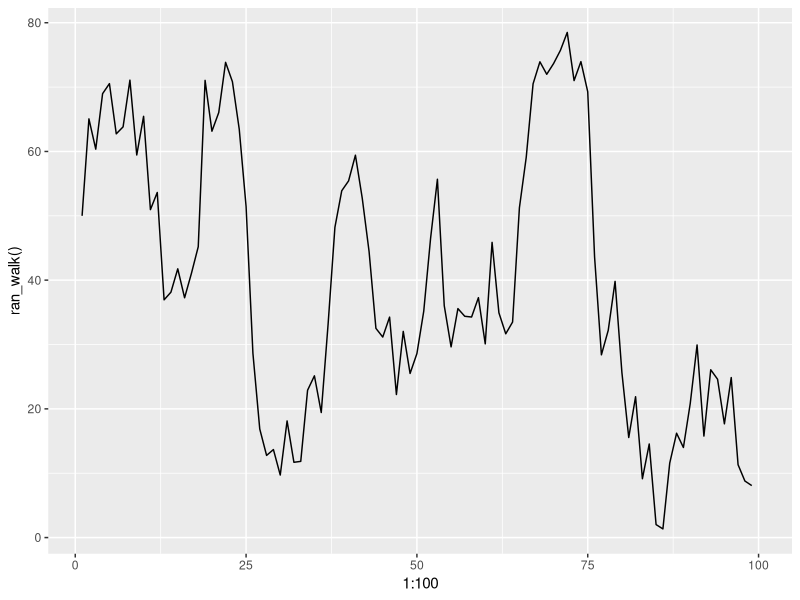
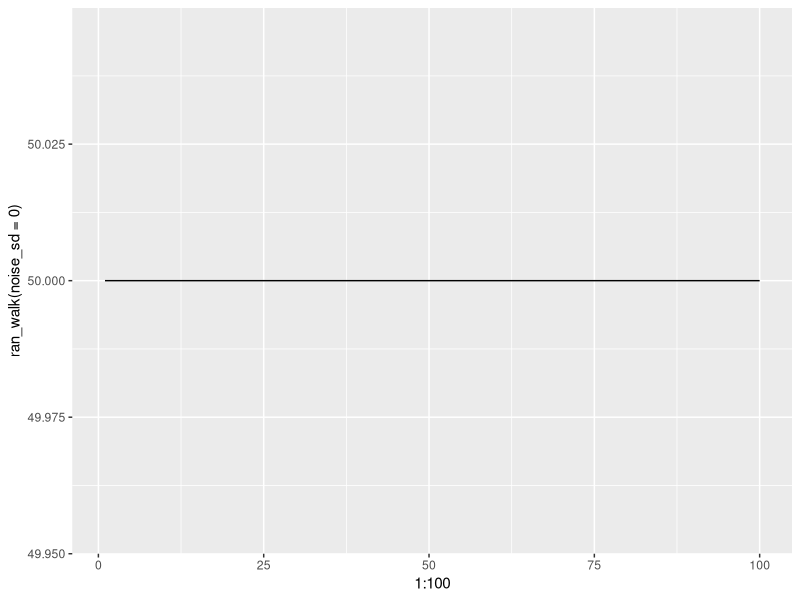
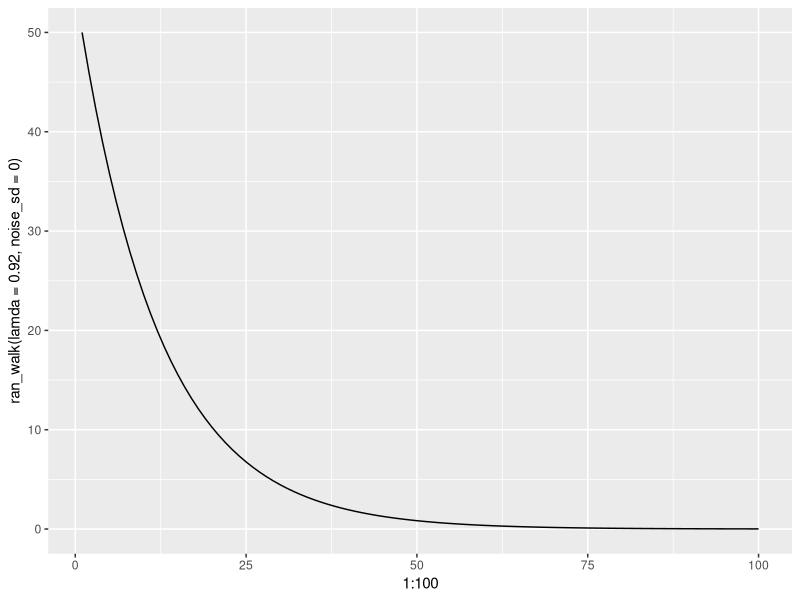
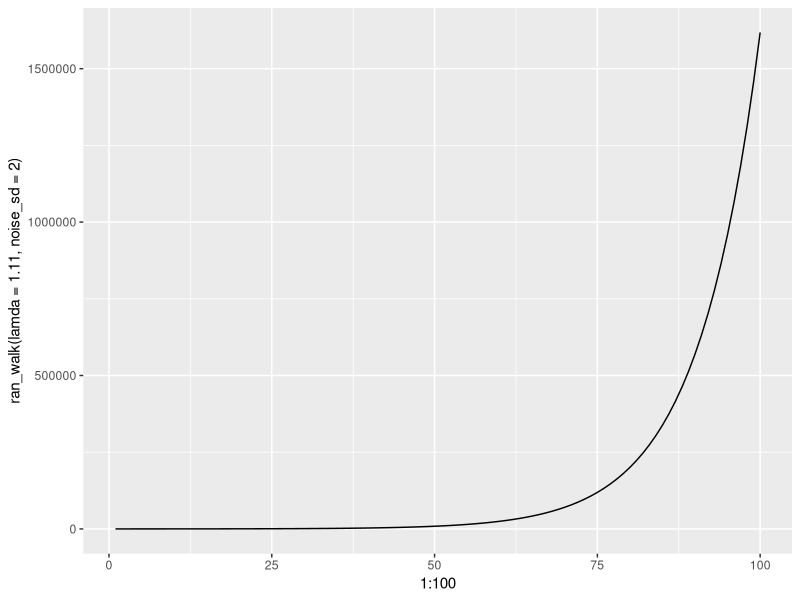

R code for these plots, in order:
# create a random walk function
# name: ran_walk
# purpose: conducts a random walk
# input: times = number of time steps
#        n1 = initial pop size
#        lamda = finite rate of increase
#        noise_sd = 10
# output: vector n with population size > 0 until extinction

library(ggplot2)
ran_walk <- function(times=100, n1=50, lamda=1, noise_sd=10){
  n <- rep(NA, times) # create our output vector
  n[1] <- n1 # initialize init pop size
  noise <- rnorm(n=100, mean=0, sd=noise_sd)

  for (i in 1:(times-1)){
    n[i+1] <- lamda*n[i] + noise[i]
    if(n[i+1]<= 0){
      n[i+1] <- NA
      cat("population extinction at time", i+1, "\n")
      break
    }
  }
  return(n)
}

x <- ran_walk()
print(x)

qplot(x=1:100, y=ran_walk(), geom="line")

# no noise, not so random walk
qplot(x=1:100, y=ran_walk(noise_sd=0), geom="line")

# no noise, and adjust lamda
qplot(x=1:100, y=ran_walk(lamda=0.92, noise_sd=0), geom="line")

# add some stochasistisy back, make lamda > 1
qplot(x=1:100, y=ran_walk(lamda=1.11, noise_sd=2), geom="line")
